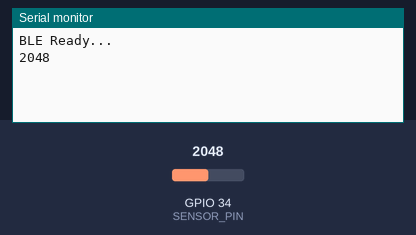
A sketch run on a simulated ESP32. On the bench: the last lines printed to the serial monitor. The inputs (shaded band) are chosen by the test bench; at power-on: GPIO 34 (SENSOR_PIN) = 2048. Nothing arrives over Bluetooth unless stated; a phone connects over Bluetooth LE 3 s after start.

Above: at 1.2 s.
1.3 s: GPIO 34 (SENSOR_PIN) set to 52
At 3.5 s:
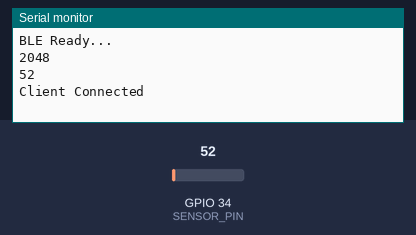
4.3 s: GPIO 34 (SENSOR_PIN) set to 47
At 5.8 s:
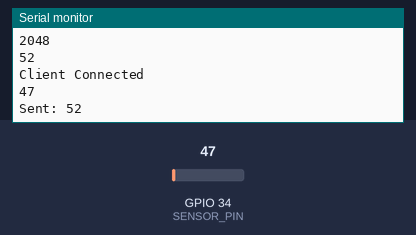
Timing chart, 0 to 7.3 s (numbered marks = the images above; inputs shaded):
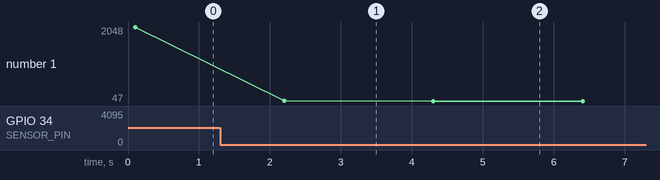

Measured:
- the behaviour switches between 50 and 49 on GPIO 34 (SENSOR_PIN) (found by bisection; images 1 and 2)
- after the input at 1.3 s, the serial monitor: prints a new line after 0.90 s (image 1)
- after the input at 4.3 s, the serial monitor: prints a new line at once (image 2)
- plotted number 1: 2048 → 52 after the input at 1.3 s, 52 → 47 after the input at 4.3 s

The sketch:

Soilmoisture_ESP32.ino
```cpp
#include <BLEDevice.h>
#include <BLEUtils.h>
#include <BLEServer.h>
#include <BLE2902.h>   // ✅ REQUIRED for notifications

#define SENSOR_PIN 34

// UUIDs
#define SERVICE_UUID        "12345678-1234-1234-1234-123456789abc"
#define CHARACTERISTIC_UUID "abcd1234-5678-1234-5678-abcdef123456"

BLECharacteristic *pCharacteristic;
bool deviceConnected = false;

class MyServerCallbacks: public BLEServerCallbacks {
  void onConnect(BLEServer* pServer) {
    deviceConnected = true;
    Serial.println("Client Connected");
  }

  void onDisconnect(BLEServer* pServer) {
    deviceConnected = false;
    Serial.println("Client Disconnected");


    BLEDevice::startAdvertising();
  }
};

int readSensor() {
  int sum = 0;
  for (int i = 0; i < 10; i++) {
    sum += analogRead(SENSOR_PIN);
    delay(10);
  }
  return sum / 10;
}

void setup() {
  Serial.begin(9600);   //  faster + standard

  BLEDevice::init("ESP32_Moisture");

  BLEServer *pServer = BLEDevice::createServer();
  pServer->setCallbacks(new MyServerCallbacks());

  BLEService *pService = pServer->createService(SERVICE_UUID);

  pCharacteristic = pService->createCharacteristic(
                      CHARACTERISTIC_UUID,
                      BLECharacteristic::PROPERTY_READ |
                      BLECharacteristic::PROPERTY_NOTIFY
                    );

  // THIS fixes your "Write Not Permitted" error
  pCharacteristic->addDescriptor(new BLE2902());

  pCharacteristic->setValue("0");

  pService->start();

  // 🔧 Better advertising config
  BLEAdvertising *pAdvertising = BLEDevice::getAdvertising();
  pAdvertising->addServiceUUID(SERVICE_UUID);
  pAdvertising->setScanResponse(true);
  pAdvertising->setMinPreferred(0x06);
  pAdvertising->setMinPreferred(0x12);

  BLEDevice::startAdvertising();

  Serial.println("BLE Ready...");
}

void loop() {
  int moisture = readSensor();
  Serial.println(analogRead(SENSOR_PIN));

  // 🚨 Basic sanity check (prevents sending garbage)
  if (moisture < 50) {
    Serial.println("⚠️ Sensor not in soil / invalid reading");
   // Serial.println(analogRead(SENSOR_PIN));
    delay(2000);
    Serial.println(analogRead(SENSOR_PIN));

    return;
  }

  if (deviceConnected) {
    char valueStr[10];
    sprintf(valueStr, "%d", moisture);

    pCharacteristic->setValue(valueStr);
    pCharacteristic->notify();

    Serial.print("Sent: ");
    Serial.println(valueStr);
  }

  delay(2000);
}
```
